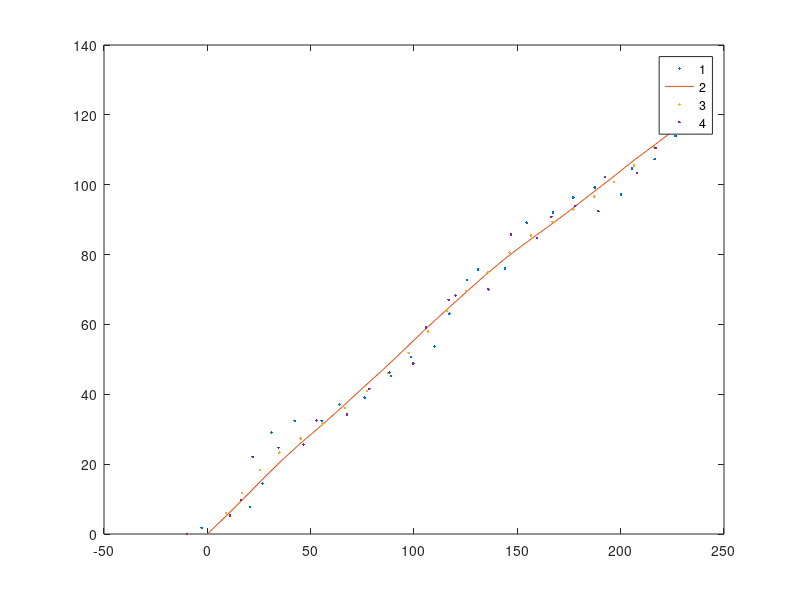

This figure's MATLAB source:
clear all;
clc;


TR= [0	0.00	0.00	4.33	2.50    % true values
    2	8.61	4.88	4.36	2.50
    4	17.34	10.03	4.32	2.55
    6	26.09	15.29	4.49	2.76
    8	35.08	20.55	4.59	2.58
    10	44.49	25.67	5.00	2.55
    12	54.72	30.82	5.14	2.61
    14	65.03	36.27	5.07	2.70
    16	75.15	41.81	5.08	2.80
    18	85.25	47.19	5.00	2.62
    20	95.08	52.69	4.86	2.78
    22	104.79	58.25	4.92	2.80
    24	114.90	63.75	4.99	2.66
    26	124.77	69.00	4.91	2.50
    28	134.50	74.13	4.90	2.56
    30	144.56	79.10	5.07	2.39
    32	154.86	83.70	5.15	2.26
    34	165.16	88.10	5.32	2.20
    36	175.38	92.61	5.13	2.23
    38	185.72	97.40	5.24	2.37
    40	196.07	102.12	5.13	2.40
    42	206.45	107.00	5.24	2.42
    44	216.89	111.60	5.12	2.26
    46	227.04	116.19	5.06	2.21
    48	237.12	120.52	5.11	2.16];

MRS=[0	-9.82	0.06	3.63            % measured values
    2	10.93	5.29	5.2
    4	16.29	9.71	4.98
    6	21.91	22.1	5.45
    8	34.44	24.68	5.7
    10	46.5	25.57	5.34
    12	52.85	32.46	5.7
    14	67.55	34.22	5.12
    16	78.44	41.59	6.44
    18	88.1	46.25	5.26
    20	99.6	48.8	5.7
    22	105.85	59.17	5.55
    24	116.73	67.02	5.44
    26	120.08	68.29	5.03
    28	135.96	70.02	5.4
    30	146.93	85.7	5.6
    32	159.62	84.83	5.12
    34	166.52	90.8	5.57
    36	178.12	93.98	5.09
    38	189.23	92.41	5.87
    40	192.56	102.25	5.33
    42	207.93	103.3	4.96
    44	216.83	110.51	5.59
    46	224.44	119.15	5.81
    48	236.97	120.5	5.32];


% standard deviations (given from exercise)

SDCE = 3;                % Standard deviation measured coordinates
SDCN= 3;                % Standard deviation measured coordinates
SDabsV = 0.5;             %>> >> absolute velocity
SDIvelE = 3;              % >>>> initial velocity EAST
SDIvelN = 3;              % >>>> initial velocity NORTH
SDICE = 10;              % >> >> initial coordinates EAST
SDICN = 10;              % >>>> initial coordinates NORTH

%Initial conditions
East0=-9.82;        %Initial east position
North0= 0.06;     % Initial north ponition
Veast0=3.53;         % Velocity horizontal
Vnorth0=0.86;       % Velocity perpendicular
qe=0.1;                 %PSD
qn=0.1;

%______________



G=[0 0          %distribution matrix
    0 0
    1 0
    0 1];

F=[0 0 1 0;               % system dynamic matrix
    0 0 0 1;
    0 0 0 0;
    0 0 0 0];


x=zeros(4,25);   % initial state,state vector

R=[SDCE,0,0
    0,SDCN,0
    0,0,SDabsV];

%  predicted

xPR=  zeros(4,24);
EASTPR = zeros(1,24);
NORTHPR = zeros(1,24);

VELeastPR = zeros(1,24);
VELnorthPR = zeros(1,24);
VELp = zeros(1,24);

Qp = zeros(4,4,24);
Qx = zeros(4,4,25);

H = zeros(3,4,24);    %(26)
K = zeros(4,3,24);    %(17)
L = zeros(3,24);    %(23)
h = zeros(3,24);    %(27)

% ______Kahlman filter loop___________

% 1 part
%define T and Qk
T= [1 0 2 0     % trasnition matrix where 2 is measurement step
    0 1 0 2
    0 0 1 0
    0 0 0 1];


Qk=[ (qe*8/3) 0 (qe*4/2) 0      %white noise covariance
    0 (qn*8/3) 0 (qn*4/2)
    (qe*4/2) 0 (qe*2) 0
    0 (qn*4/2) 0 (qn*2)];

%estimate x, Qx

Qx(:,:,1)=diag([SDICE*SDICE SDICN*SDICN SDIvelE*SDIvelE SDIvelN*SDIvelN]);

x(:,1)=[East0 North0 Veast0 Vnorth0];

E= [1     0     0     0
    0     1     0     0
    0     0     1     0
    0     0     0     1];

for k=1:24
    %______________
    xPR(:,k)=T*x(:,k);
    
    EASTPR(k) = xPR(1,k);
    NORTHPR(k) = xPR(2,k);
    
    VELeastPR(k) = xPR(3,k);
    VELnorthPR(k) = xPR(4,k);
    
    VELp(k) = sqrt( VELeastPR(k)^2+VELnorthPR(k)^2);
    
    Qp(:,:,k) = T*Qx(:,:,k)*T'+Qk;
    
    %_______________________
    
    H(:,:,k)=[1 0 0 0
        0 1 0 0
        0 0 VELeastPR(k)/VELp(k) VELnorthPR(k)/VELp(k)];
    
    K(:,:,k)= Qp(:,:,k)*H(:,:,1)'*inv(R+H(:,:,k)*Qp(:,:,k)*H(:,:,k)');
    
    %______________
    
    L(:,k) = MRS(k+1,2:4)'
    
    h(:,k)=[EASTPR(k),NORTHPR(k),VELp(k)];
    
    x(:,k+1)=xPR(:,k)+K(:,:,k)*(L(:,k)-h(:,k));
    
    %______________
    
    Qx(:,:,k+1)= (E - K(:,:,k)*H(:,:,k))*Qp(:,:,k);
    
end


%%__________
Xs=zeros(4,25);
QXs=zeros(4,4,25);

Xs(:,25) = x(:,25);
QXs(:,:,25) = Qx(:,:,25);

%

for o=25:-1:2;
    
    W = Qx(:,:,o)*T'*inv(Qp(:,:,o-1));
    c(:,o) = Xs(:,o) - xPR(:,o-1);
    
    Xs(:,o-1) = x(:,o-1) + W*(c(:,o));
    
    QXs(:,:,o-1) = Qx(:,:,o) + W*(QXs(:,:,o) - Qp(:,:,o-1))*W';
    
end

figure(2)
plot(...
    EASTPR,NORTHPR,'.',...  % 1
    TR(:,2),TR(:,3),'-',... % 2
    Xs(1,:),Xs(2,:),'.',... % 3
    MRS(:,2),MRS(:,3),'.'); % 4
legend('1','2','3','4')